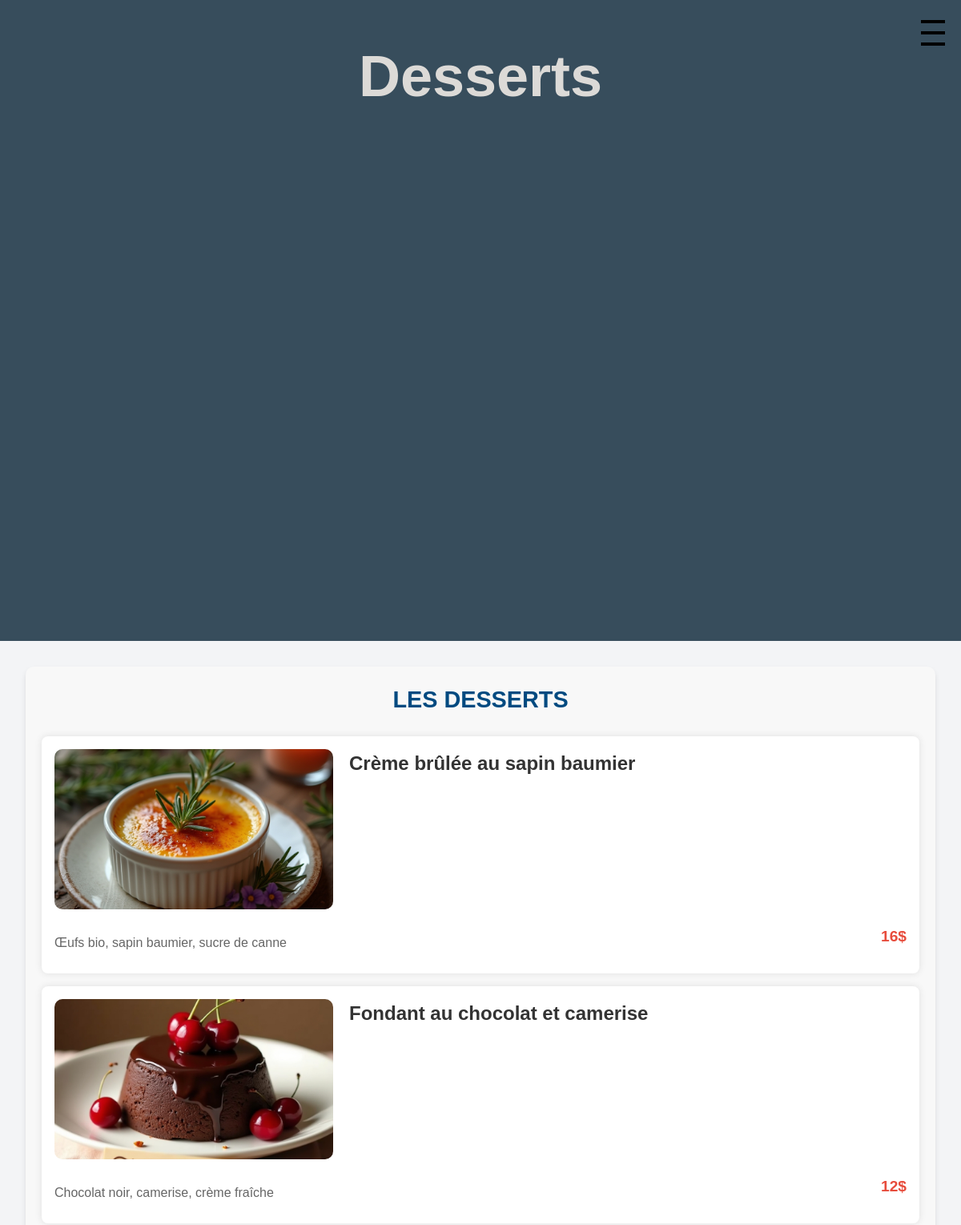
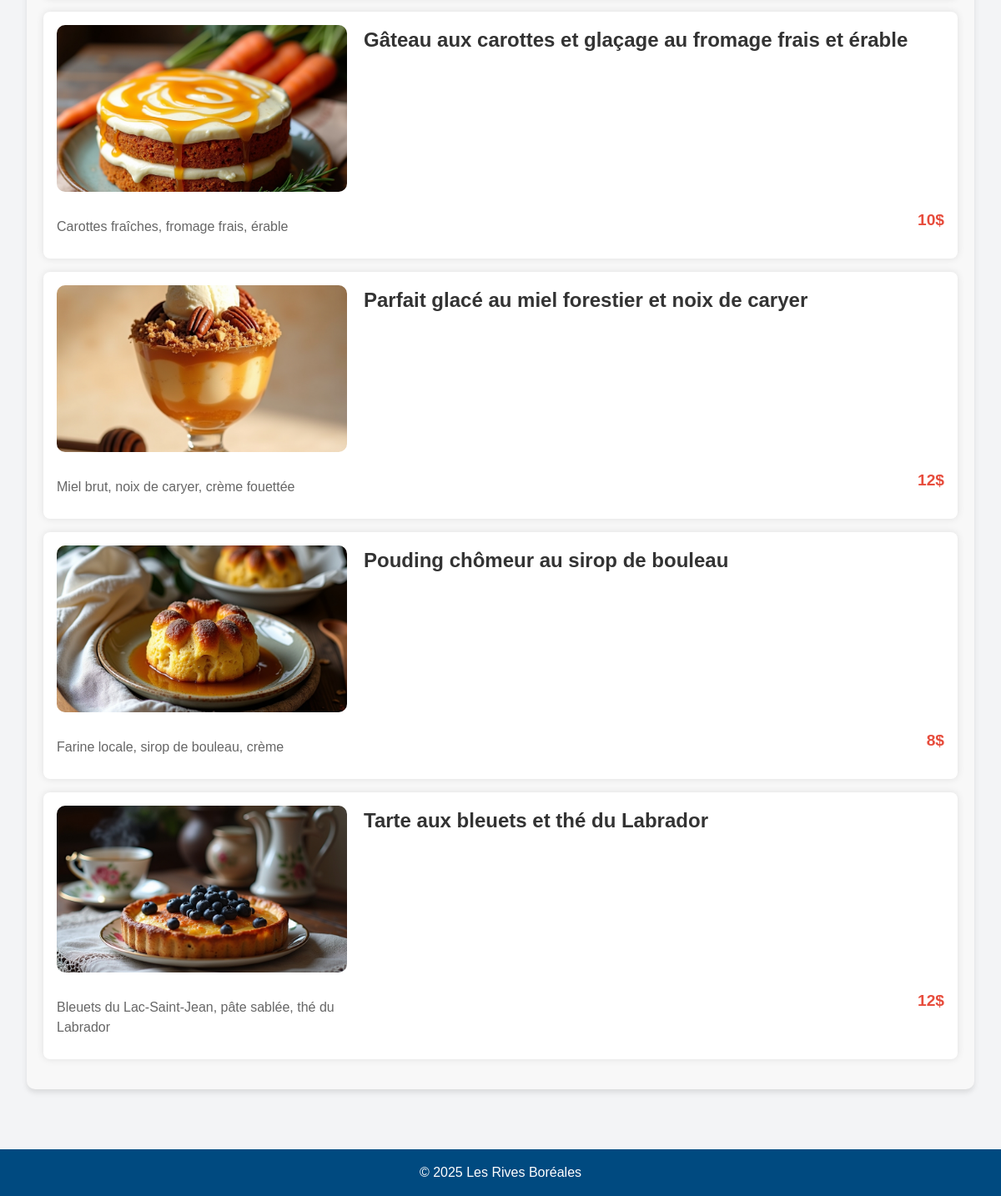
Page /Dessert.php on the committed database (2 pictures, top to bottom).
### tables this page shows
CREATE TABLE "repas" (
	"id"	INTEGER NOT NULL UNIQUE,
	"categorie_id"	INTEGER NOT NULL,
	"sous_categorie_id"	INTEGER,
	"nom"	TEXT NOT NULL,
	"ingredients"	TEXT,
	"prix"	TEXT NOT NULL,
	"url_image"	TEXT,
	PRIMARY KEY("id" AUTOINCREMENT)
);

### Dessert.php (the view, shortened to what this page needs)
<?php
    include "includes/base.php";
    $sql = "
    SELECT *
    FROM categories
    INNER JOIN repas ON categories.id = repas.categorie_id
    WHERE repas.categorie_id = '5'
    ORDER BY repas.nom
";
    $stmt = $bdd->prepare($sql);
    $stmt->execute();
    $desserts = $stmt->fetchAll();
?>
<!DOCTYPE html>
<html lang="en">
<head>
    <link rel="stylesheet" href="css/style.css">
</head>
<body>
    <header class="Header-dessert">
        <div class="header-container">
            <div class="menu-toggle">
                <div class="bar"></div>
                <div class="bar"></div>
                <div class="bar"></div>
            </div>
        </div>
        <h1 class="t-desserts">Desserts</h1>
    </header>
    <main class="Main-dessert">
        <section class="section-dessert">
            <h2 class="section-title">Les Desserts</h2>
            <?php foreach ($desserts as $dessert): ?>
                <div class="plat-item">
                    <img src="<?= $dessert["url_image"] ?>" alt="Desserts">
                    <h3 class="plat-name"><?= $dessert["nom"]?></h3>
                    <p class="plat-description"><?= $dessert["ingredients"]?></p>
                    <p class="plat-price"><?= $dessert["prix"]?></p>
                </div>
            <?php endforeach?>
        </section>
    </main>
    <footer>
        <p>&copy; 2025 Les Rives Boréales</p>
    </footer>
</body>
</html>

### css/_base/variables.css (style rules this page uses)
:root { --blanc:#fff; --noir : #000; --darkgray: #222; --orange: coral; --bleu: #00e1ff; --or: #d8ce00; }

### css/_composant/section-acceuil.css (style rules this page uses)
body { background-color: #e6e6e7; }

### css/_composant/section-img.css (style rules this page uses)
footer { background-color: #333; color: white; padding: 40px 20px; }

### css/_composant/section-footer.css (style rules this page uses)
footer { text-align: center; padding: 20px; margin-top: 40px; background: #333; color: white; }

### css/_composant/section-header.css (style rules this page uses)
header { position: relative; width: 100%; height: 100vh; overflow: hidden; }
.header-container { position: absolute; top: 20px; left: 20px; right: 20px; display: flex; justify-content: space-between; align-items: center; z-index: 2; left: auto; }
.menu-toggle { display: flex; flex-direction: column; cursor: pointer; }
.bar { width: 30px; height: 4px; background-color: rgb(0, 0, 0); margin: 5px 0; transition: 0.3s; }

### css/_composant/section-menuham.css (style rules this page uses)
* { margin: 0; padding: 0; box-sizing: border-box; font-family: Arial, sans-serif; }
h1 { text-align: center; font-size: 3.5rem; padding: 25px; }
section { background: #f8f8f8; padding: 20px; border-radius: 10px; box-shadow: 0 4px 6px rgba(0, 0, 0, 0.1); }
h2 { font-size: 1.5rem; margin-bottom: 10px; color: #e6e6e7; }

### css/_composant/section-reservation.css (style rules this page uses)
* { margin: 0; padding: 0; box-sizing: border-box; font-family: Arial, sans-serif; }

### css/_composant/section-vin.css (style rules this page uses)
body { font-family: Arial, sans-serif; margin: 0; padding: 0; background-color: #f3f4f6; }

### css/_composant/section-plats.css (style rules this page uses)
body { font-family: Arial, sans-serif; margin: 0; padding: 0; background-color: #f3f4f6; }
body { font-family: Arial, sans-serif; margin: 0; padding: 0; background-color: #f8f8f8; }
.section-title { font-size: 2em; text-align: center; margin-bottom: 20px; color: #333; text-transform: uppercase; font-weight: bold; }
.plat-item { display: grid; grid-template-columns: 1fr 2fr; gap: 20px; background-color: #fff; padding: 15px; border-radius: 10px; box-shadow: 0 4px 6px rgba(0, 0, 0, 0.1); margin-bottom: 20px; transition: transform 0.3s ease-in-out; }
.plat-item img { width: 100%; height: auto; border-radius: 10px; object-fit: cover; max-height: 200px; }
.plat-item .plat-name { font-size: 1.5em; color: #333; font-weight: bold; }
.plat-item .plat-description { font-size: 1em; color: #666; margin: 10px 0; }
.plat-item .plat-price { font-size: 1.2em; color: #e74c3c; font-weight: bold; }
footer { background-color: #004A80; color: white; text-align: center; padding: 1rem 0; }

### css/_composant/section-dessert.css (style rules this page uses)
body { font-family: Arial, sans-serif; margin: 0; padding: 0; background-color: #f3f4f6; }
.Header-dessert { background-color: #374d5c; padding: 1rem; text-align: center; color: white; }
.t-desserts { margin: 0; font-size: 4.5rem; color: #dcdad7; }
.Main-dessert { padding: 2rem; display: flex; flex-direction: column; gap: 2rem; }
.section-title { font-size: 1.8rem; font-weight: bold; margin-bottom: 1.5rem; color: #004A80; }
.plat-item { padding: 1rem; background-color: white; border-radius: 8px; box-shadow: 0 0 10px rgba(0, 0, 0, 0.1); margin-bottom: 1rem; }
.plat-name { font-size: 1.6rem; font-weight: bold; color: #17334A; margin-bottom: 0.5rem; }
.plat-description { font-size: 1.2rem; color: #555; margin-bottom: 1rem; }
.plat-price { font-size: 1.4rem; font-weight: 500; color: #C3A93F; text-align: right; }
footer { background-color: #004A80; color: white; text-align: center; padding: 1rem 0; }

### css/_composant/section-entrees.css (style rules this page uses)
body { font-family: Arial, sans-serif; margin: 0; padding: 0; background-color: #f3f4f6; }
.section-title { font-size: 1.8rem; font-weight: bold; margin-bottom: 1.5rem; color: #004A80; }
.plat-item { padding: 1rem; background-color: white; border-radius: 8px; box-shadow: 0 0 10px rgba(0, 0, 0, 0.1); margin-bottom: 1rem; }
.plat-name { font-size: 1.6rem; font-weight: bold; color: #17334A; margin-bottom: 0.5rem; }
.plat-description { font-size: 1.2rem; color: #555; margin-bottom: 1rem; }
.plat-price { font-size: 1.4rem; font-weight: 500; color: #C3A93F; text-align: right; }
footer { background-color: #004A80; color: white; text-align: center; padding: 1rem 0; }

### rows in the picture
repas: url_image (picture), nom "Crème brûlée au sapin baumier", ingredients "Œufs bio, sapin baumier, sucre de canne", prix "16$"
repas: url_image (picture), nom "Fondant au chocolat et camerise", ingredients "Chocolat noir, camerise, crème fraîche", prix "12$"
repas: url_image (picture), nom "Gâteau aux carottes et glaçage au fromage frais et érable", ingredients "Carottes fraîches, fromage frais, érable", prix "10$"
repas: url_image (picture), nom "Parfait glacé au miel forestier et noix de caryer", ingredients "Miel brut, noix de caryer, crème fouettée", prix "12$"
repas: url_image (picture), nom "Pouding chômeur au sirop de bouleau", ingredients "Farine locale, sirop de bouleau, crème", prix "8$"
repas: url_image (picture), nom "Tarte aux bleuets et thé du Labrador", ingredients "Bleuets du Lac-Saint-Jean, pâte sablée, thé du Labrador", prix "12$"
